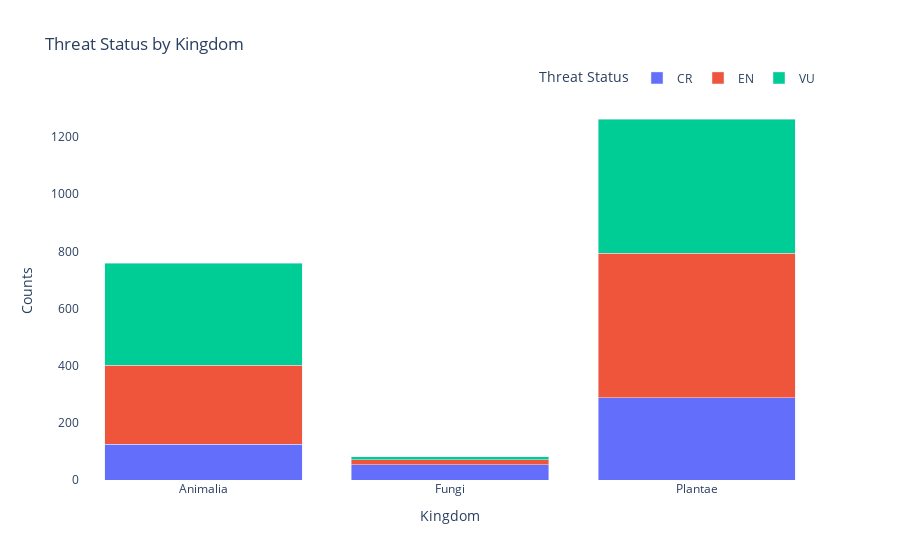

Here is the notebook cell this chart was saved with:
### Code cell
import plotly.express as px

pivot_data = kingdomCountsByStatus.pivot_table(index='REINO', columns='ESTADO DE AMENAZA', aggfunc='sum', fill_value=0)
pivot_data.columns = pivot_data.columns.droplevel(0)

fig = px.bar(pivot_data, title="Threat Status by Kingdom",
             labels={"value": "Counts", "REINO": "Kingdom"},
             orientation='v',
             barmode='stack',
             #color_discrete_sequence=color_palette
             )

fig.update_layout(
    xaxis_title="Kingdom",
    yaxis_title="Counts",
    legend_title="Threat Status",
    legend=dict(orientation="h", yanchor="bottom", y=1.02, xanchor="right", x=1),
    plot_bgcolor='white'
)

fig.update_traces(hovertemplate="<b>%{x}</b><br>%{y}")

fig.show()

### Figure 1 — Plotly figure (JSON) as saved in the notebook; plotly's stock layout.template omitted (floating-point values rounded to 4 significant figures)
{"data": [{"alignmentgroup": "True", "hovertemplate": "<b>%{x}</b><br>%{y}", "legendgroup": "CR", "marker": {"color": "#636efa", "pattern": {"shape": ""}}, "name": "CR", "offsetgroup": "CR", "orientation": "v", "showlegend": true, "textposition": "auto", "x": ["Animalia", "Fungi", "Plantae"], "xaxis": "x", "y": [125, 53, 287], "yaxis": "y", "type": "bar"}, {"alignmentgroup": "True", "hovertemplate": "<b>%{x}</b><br>%{y}", "legendgroup": "EN", "marker": {"color": "#EF553B", "pattern": {"shape": ""}}, "name": "EN", "offsetgroup": "EN", "orientation": "v", "showlegend": true, "textposition": "auto", "x": ["Animalia", "Fungi", "Plantae"], "xaxis": "x", "y": [276, 18, 507], "yaxis": "y", "type": "bar"}, {"alignmentgroup": "True", "hovertemplate": "<b>%{x}</b><br>%{y}", "legendgroup": "VU", "marker": {"color": "#00cc96", "pattern": {"shape": ""}}, "name": "VU", "offsetgroup": "VU", "orientation": "v", "showlegend": true, "textposition": "auto", "x": ["Animalia", "Fungi", "Plantae"], "xaxis": "x", "y": [358, 10, 469], "yaxis": "y", "type": "bar"}], "layout": {"xaxis": {"anchor": "y", "domain": [0.0, 1.0], "title": {"text": "Kingdom"}}, "yaxis": {"anchor": "x", "domain": [0.0, 1.0], "title": {"text": "Counts"}}, "legend": {"title": {"text": "Threat Status"}, "tracegroupgap": 0, "orientation": "h", "yanchor": "bottom", "y": 1.02, "xanchor": "right", "x": 1}, "title": {"text": "Threat Status by Kingdom"}, "barmode": "stack", "plot_bgcolor": "white"}}
